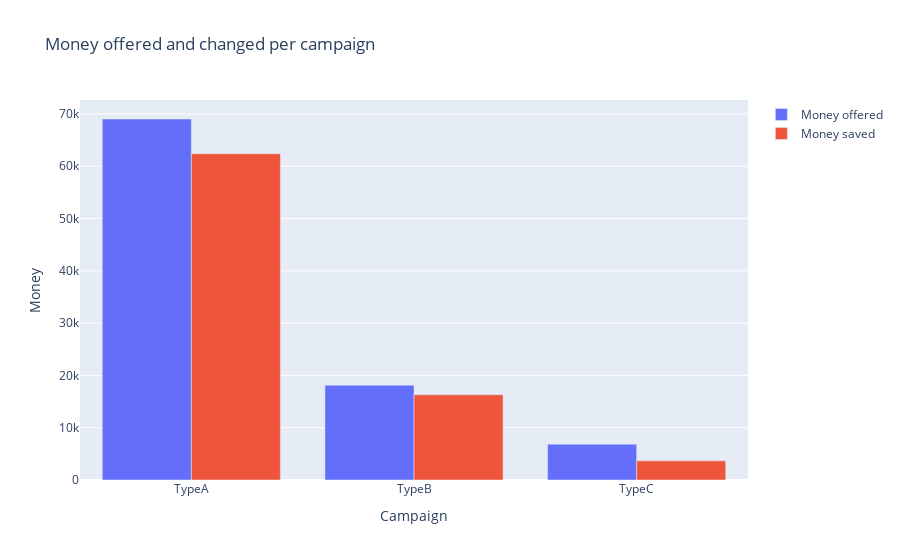

Notebook code for this chart:
### Code cell
fig6 = go.Figure()
fig6.add_trace(
    go.Bar(x=df_money_group.coupon_disc.sum().index,
               y=df_money_group.coupon_disc.sum().values,
               name="Money offered"))
fig6.add_trace(
    go.Bar(x=df_money_group.saved.sum().index,
               y=df_money_group.saved.sum().values,
               name="Money saved"))
#fig6.update_layout(yaxis_type="log")
fig6.update_layout(
    title={'text': "Money offered and changed per campaign",},
    xaxis_title="Campaign",
    yaxis_title="Money")

### Figure 1 — Plotly figure (JSON) as saved in the notebook; plotly's stock layout.template omitted (floating-point values rounded to 4 significant figures)
{"data": [{"name": "Money offered", "type": "bar", "x": ["TypeA", "TypeB", "TypeC"], "y": [69030.0, 18140.0, 6845.0]}, {"name": "Money saved", "type": "bar", "x": ["TypeA", "TypeB", "TypeC"], "y": [62390.0, 16300.0, 3658.0]}], "layout": {"autosize": true, "title": {"text": "Money offered and changed per campaign"}, "xaxis": {"autorange": true, "range": [-0.5, 2.5], "title": {"text": "Campaign"}, "type": "category"}, "yaxis": {"autorange": true, "range": [0, 72670.0], "title": {"text": "Money"}, "type": "linear"}}}
